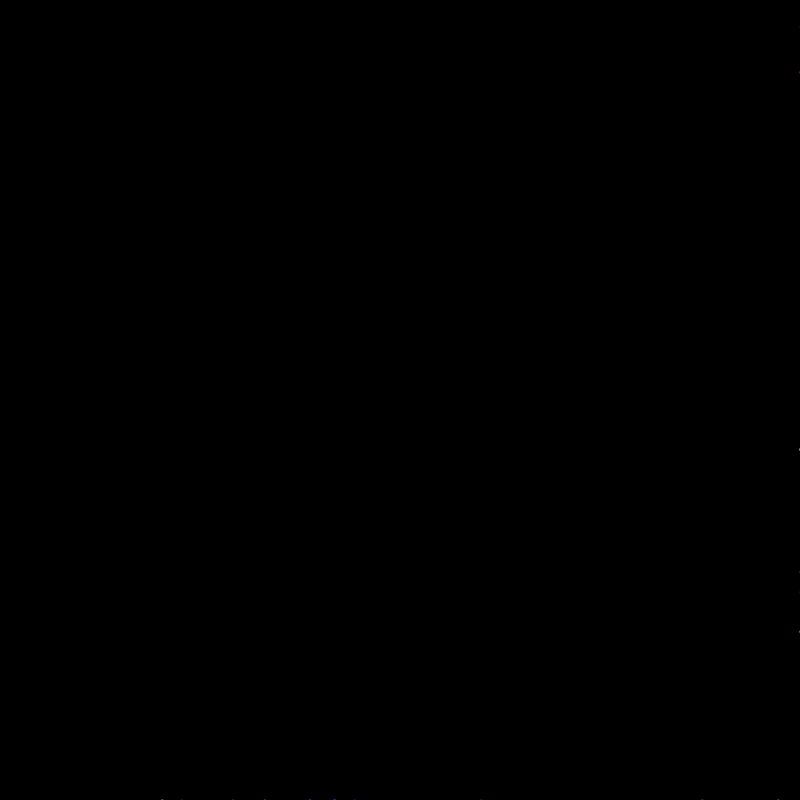
Frame 1 (no input)
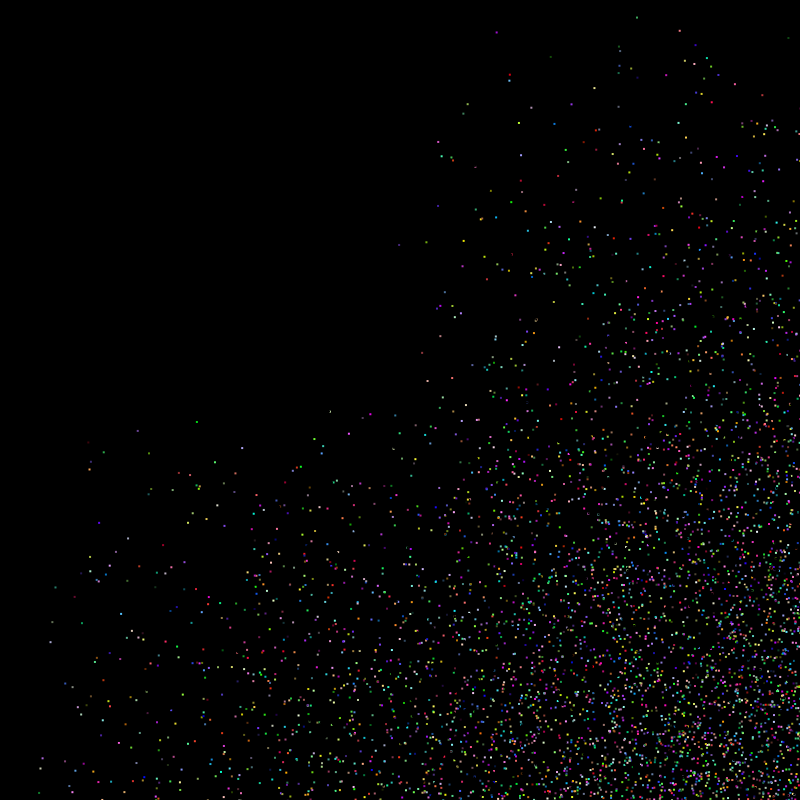
Frame 60 (the mouse pressed at the canvas centre just before this capture)
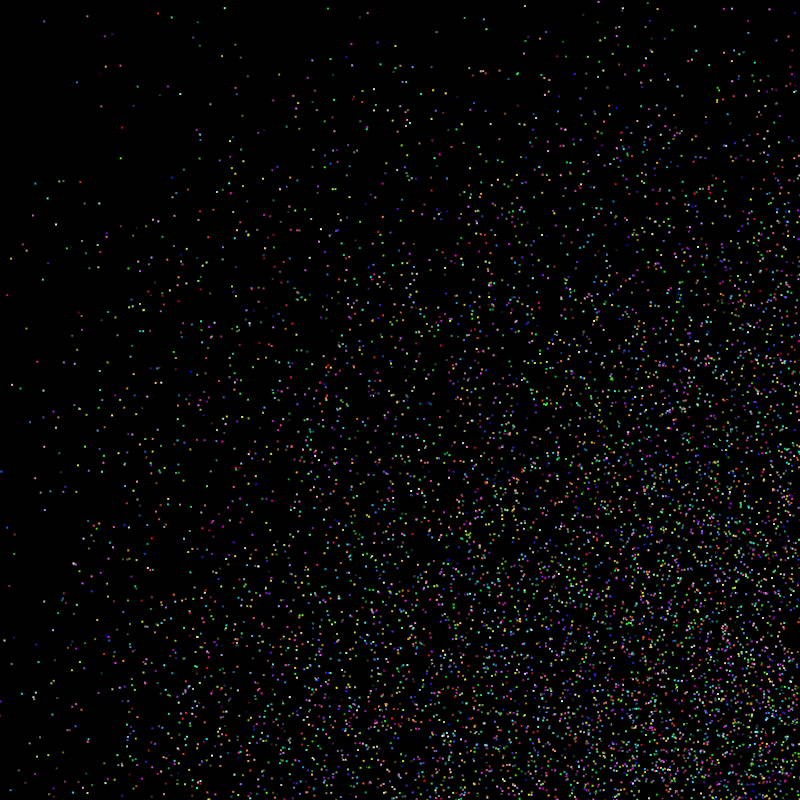
Frame 120 (the mouse held since frame 60 and released just before this capture)

The Processing sketch that drew these frames (run headless with seeded random() and noise(); from frame 60 on, the mouse is pressed at the canvas centre):

// Processing sketch: processing_33737
// ── processing_33737.pde



int numberBalls = 9500;
float centerX [] = new float [numberBalls];
float centerY [] = new float [numberBalls];
float speedX [] = new float [numberBalls];
float speedY [] = new float [numberBalls];
float r[] = new float[numberBalls];
float g[] = new float[numberBalls];
float b[] = new float[numberBalls];
 
 
void setup() {
  size(800, 800);
  for (int i = 0; i < numberBalls; i++) {
    centerX[i] = random(15,799);
    centerY[i] = random(15,799);
    speedX[i] = random(7);
    speedY[i] = random(7);
  }
}
 
void draw() {
  background(0);
  
  for (int i = 0; i < numberBalls; i++) {
    centerX [i] = centerX [i] + speedX [i];
    centerY [i] = centerY [i] + speedY [i];
 
    if (centerX [i] >= 799) {
      speedX [i] = speedX[i] * -1;
      r[i]=random(255);
      g[i]=random(255);
      b[i]=random(255);
    }
    if (centerX [i] <=1) {
      speedX [i] = speedX[i] * -1;
      r[i]=random(255);
      g[i]=random(255);
      b[i]=random(255);
    } 
    if (centerY [i] >= 799) {
      speedY [i] = speedY[i] * -1;
      r[i]=random(255);
      g[i]=random(255);
      b[i]=random(255);
    }
    if (centerY [i] <=1) {
      speedY [i] = speedY[i] * -1;
      r[i]=random(255);
      g[i]=random(255);
      b[i]=random(255);
    }
 
    noStroke();
    fill(r[i],g[i],b[i]);
    rect(centerX [i], centerY[i], 2, 2);
  }
}
